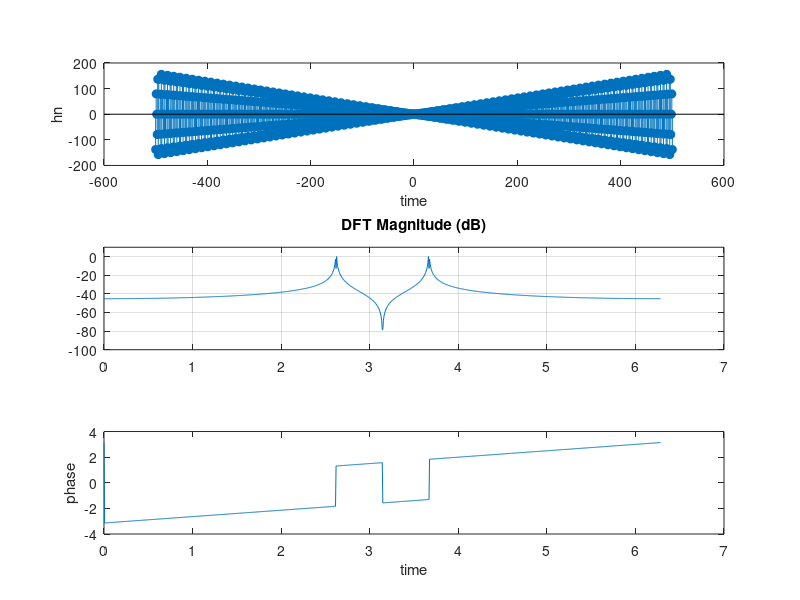

MATLAB code for this plot:
N=1001;
n=0:N-1;
wn=ones(1,1001);
nc=(N-1)/2;
w=-pi/6:pi/6;
hd=1/pi*(n-nc).*(sin((n-nc)*(pi/6)));
hn=hd.*wn;
hn1=((-1).^n).*hn;
H=fft(hn1,1001);
mag_H=20*log10(abs(H)/max(abs(H)));

figure;

subplot(3,1,1)
stem(-nc:nc,hn1,"filled");
xlabel('time');
ylabel('hn');

subplot(3, 1, 2);
plot(linspace(0, 2*pi, 1001), mag_H);
title('DFT Magnitude (dB)');
grid on;
ylim([-100, 10]);

subplot(3,1,3)
plot(linspace(0, 2*pi, 1001),angle(H));
xlabel('time');
ylabel('phase');
